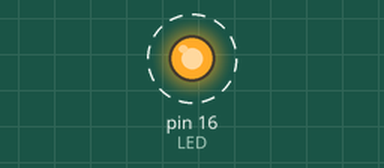
The sketch below on a simulated Arduino Uno, built with avr-gcc and run on an emulated ATmega328P. On the bench: output pins drawn as LEDs (lit = HIGH). Dashed ring = blinking.

Above: at 0.5 s.
Timing chart, 0 to 4.6 s (numbered marks = the images above):
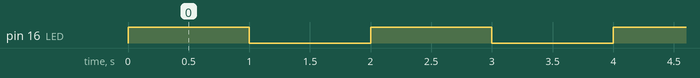

The sketch:

sketch_sep01a.ino
```cpp
#define DO 16
#define LED 16 //header//

void setup()
  {
    pinMode(LED,OUTPUT);
  }                     //fact 1

  void loop()
  {
    digitalWrite (LED,HIGH);
    delay(1000);
    digitalWrite (LED,LOW);
    delay(1000);
  }                     //fact2
```

Measured:
- by itself, pin 16 (LED): alternates HIGH for 1.0 s and LOW for 1.0 s
